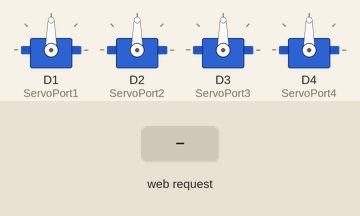
The sketch below on a simulated ESP8266 (NodeMCU). Parts: 4 × servo. Inputs (shaded band) come from the test bench. What the sketch prints to the serial monitor is not drawn.

Above: at 1.4 s.
1.5 s: HTTP request GET /setPOS received
At 2.5 s:
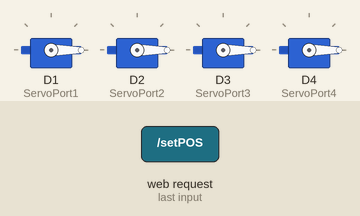
3.0 s: HTTP request GET /setPOS?POS1=120 received
At 3.6 s:
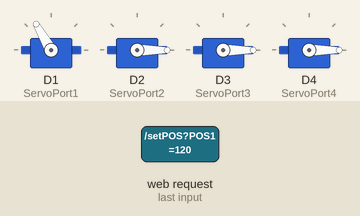
4.5 s: HTTP request GET /setPOS?POS2=120 received
At 4.8 s:
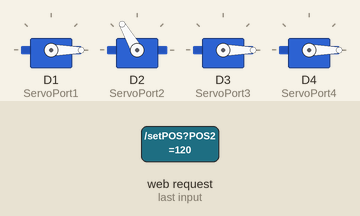
6.0 s: HTTP request GET /setPOS?POS3=120 received
At 7.1 s:
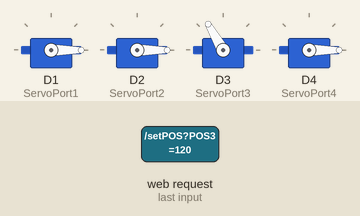
7.5 s: HTTP request GET /setPOS?POS1=120&POS2=120&POS3=120 received
At 8.3 s:
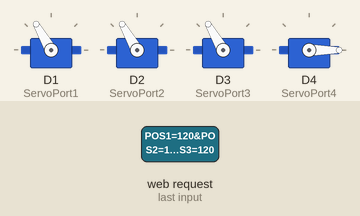
9.0 s: HTTP request GET /setPOS?POS1=0 received
At 9.4 s:
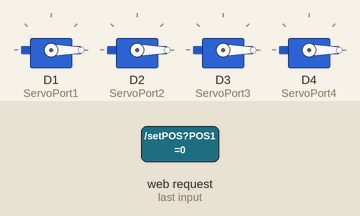
Timing chart, 0 to 11.5 s (numbered marks = the images above; inputs shaded):
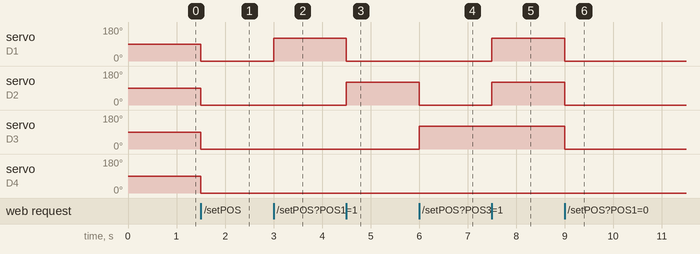

The sketch:

Functions.ino
```cpp
#include <ESP8266WiFi.h>
#include <WiFiClient.h>
#include <ESP8266WebServer.h>
#include <Servo.h>
#include <string>
#include "Web.h"

//defines the pins that the servos are connected to.
#define ServoPort1 D1
#define ServoPort2 D2
#define ServoPort3 D3
#define ServoPort4 D4


//create objects for the servos.
Servo servoRotacao, servoGarra, servoCimaBaixo, servoFrenteTras;
//create an object for the web server.
ESP8266WebServer server(80);

// This function handles requests to the root path.
void handleRoot() {
  // Send the HTML page to the client.
  server.send(200, "text/html", MAIN_page);
}

//handle the position of the servos
void handleServo(){
  String POS1 = server.arg("POS1");
  int pos1 = std::atoi(POS1.c_str());
  servoRotacao.write(pos1);

  String POS2 = server.arg("POS2");
  int pos2 = std::atoi(POS2.c_str());
  servoGarra.write(pos2);

  String POS3 = server.arg("POS3");
  int pos3 = std::atoi(POS3.c_str());
  servoCimaBaixo.write(pos3);

  String POS4 = server.arg("POS4");
  int pos4 = std::atoi(POS4.c_str());
  servoFrenteTras.write(pos4);

  // Wait for 20 milliseconds.
  delay(20);
  // Send a blank response to the client.
  server.send(200, "text/plane","");
}

//Setting up the WiFi network
void setup() {
  // Set the SSID and password for the WiFi network.
  const char* ssid = "TCC2";
  const char* password = "lucascardozo";
  // Initialize the serial port.
  Serial.begin(115200);
  delay(250);

  // Attach the servos to the pins.
  servoRotacao.attach(ServoPort1);
  servoGarra.attach(ServoPort2);
  servoCimaBaixo.attach(ServoPort3);
  servoFrenteTras.attach(ServoPort4);

  // Start the WiFi access point.
  WiFi.softAP(ssid, password);
  // Get the IP address of the access point.
  IPAddress apip = WiFi.softAPIP();

  // Print the SSID and IP address of the access point to the serial port.
  Serial.print("Connect your wifi laptop/mobile phone to this NodeMCU Access Point : ");
  Serial.println(ssid);
  Serial.print("Visit this IP : ");
  Serial.print(apip);
  Serial.println(" in your browser.");

  // Set up the web server.
  server.on("/",handleRoot);
  server.on("/setPOS",handleServo);
  server.begin();
  // Print a message to the serial port to indicate that the HTTP server is started.
  Serial.println("HTTP server started");
}

//This function loops forever and handles requests from the web server.
void loop() {
 server.handleClient();
}
```

Web.h
```cpp
const char MAIN_page[] PROGMEM = R"=====(
<!DOCTYPE html>
<html>
  <head>
    // This meta tag tells the browser to scale the page to fit the width of the device.
    <meta name="viewport" content="width=device-width, initial-scale=1">
    // This meta tag specifies the character encoding for the page.
    <meta charset="UTF-8">
    // This style tag defines the CSS for the page.
    <style>
      h1 {
        //Font and spacing
        font-family: 'Arial', sans-serif;
        font-size: 24px;
        text-align: center;
        //Background and shadow
        background: #f2f2f2;
        display: inline-block;
        padding: 10px;
        border-radius: 5px;
        box-shadow: 0 2px 4px rgba(0, 0, 0, 0.1);
        color: #333;
      }

      body {
        margin: 0;
        padding: 0;
        text-align: center;
        color: #555;
        background: #f9f9f9;
      }

      label {
        display: block;
        margin-top: 20px;
        font-size: 16px;
      }

      input {
        width: 60%;
        padding: 10px;
        border: 2px solid #ddd;
        border-radius: 4px;
        font-size: 14px;
        color: #333;
      }

      input:focus {
        outline: none;
        border-color: #888;
      }

      .value {
        display: inline-block;
        width: 40px;
        text-align: center;
      }

      .arrow {
        display: inline-block;
        width: 20px;
        height: 20px;
        cursor: pointer;
        border: 1px solid black;
        text-align: center;
        line-height: 20px;
        margin-right: 5px;
        position: relative;
        z-index: 2;
        vertical-align: middle;
        margin-top: 20px;
      }

      .open-button,
      .close-button {
        display: inline-block;
        width: 50px;
        height: 20px;
        cursor: pointer;
        border: 1px solid black;
        text-align: center;
        line-height: 18px;
        margin-left: 5px;
        margin-right: 5px;
        position: relative;
        z-index: 2;
        vertical-align: middle;
        margin-top: 20px;
      }

      .button-container {
        display: flex;
        align-items: center;
        justify-content: center;
        margin-top: 20px;
      }

      .button-container .arrow {
        margin-right: 0;
        margin-left: 5px;
      }

      .button-container:first-child .arrow {
        margin-left: 0;
      }

      .button-container label {
        margin-left: 10px;
        margin-right: 10px;
      }

      .button-container:last-child .arrow {
        margin-right: 0;
      }

      .slidecontainer {
        text-align: center;
      }
</style>
  </head>
  <body>


// This h1 tag defines the heading for the page.
<h1>TCC2 - Lucas Martins Cardozo</h1>
<br><br>
<div class="container">
  <div class="leftside wfxc">
    <div class="slidecontainer">
      <div class="button-container">
        <span id="decrement1" class="arrow">&lt;</span>
        <label>&nbsp;Rotação&nbsp;</label>
        <span id="increment1" class="arrow">&gt;</span>
      </div>
      <div>
        <input type="range" min="0" max="180" value="90" id="myRange">
        <span id="value1" class="value"></span>
      </div>
    </div>

    <div class="slidecontainer">
      <div class="button-container">
        <span id="openButton" class="open-button">Abrir</span>
        <label>&nbsp;Garra&nbsp;</label>
        <span id="closeButton" class="close-button">Fechar</span>
      </div>
      <div>
        <input type="range" min="0" max="180" value="90" id="myRange1">
        <span id="value2" class="value"></span>
      </div>
    </div>
  </div>
  <div class="rightside wfxc">
    <div class="slidecontainer">
      <div class="button-container">
        <span id="decrement3" class="arrow">&lt;</span>
        <label>&nbsp;Baixo - Cima&nbsp;</label>
        <span id="increment3" class="arrow">&gt;</span>
      </div>
      <div>
        <input type="range" min="0" max="180" value="90" id="myRange2"/>
        <span id="value3" class="value"></span>
      </div>
    </div>

    <div class="slidecontainer">
      <div class="button-container">
        <span id="decrement4" class="arrow">&lt;</span>
        <label>Trás - Frente</label>
        <span id="increment4" class="arrow">&gt;</span>
      </div>
      <div>
        <input type="range" min="0" max="180" value="90" id="myRange3"/>
        <span id="value4" class="value"></span>
      </div>
    </div>
  </div>
</div>


<script>
  // This function sends the current values of the sliders to the server.
  function sendData(pos1, pos2, pos3, pos4) {
    // Create a new XMLHttpRequest object.
    var xhttp = new XMLHttpRequest();
    // Set up an event listener for when the request is complete.
    xhttp.onreadystatechange = function() {
      if (this.readyState == 4 && this.status == 200) {
        // The request was successful, log the response.
        console.log(this.responseText);
      }
    };
    // Set the request method and the URL.
    xhttp.open("GET", "setPOS?POS1=" + pos1 + "&POS2=" + pos2 + "&POS3=" + pos3 + "&POS4=" + pos4, true);
    // Send the request.
    xhttp.send();
  }

  // These variables stores the initial values of the sliders.
  var s1 = 90;
  var s2 = 90;
  var s3 = 90;
  var s4 = 90;

  var value1 = document.getElementById("value1");
  var value2 = document.getElementById("value2");
  var value3 = document.getElementById("value3");
  var value4 = document.getElementById("value4");

  //Updates the initial values
  value1.textContent = s1 + "°";
  value2.textContent = s2 + "°";
  value3.textContent = s3 + "°";
  value4.textContent = s4 + "°";

  var slider1 = document.getElementById("myRange");
  var slider2 = document.getElementById("myRange1");
  var slider3 = document.getElementById("myRange2");
  var slider4 = document.getElementById("myRange3");

  // This function updates the value of the rotation slider and sends the new value to the server.
  slider1.oninput = function() {
    s1 = slider1.value;
    value1.textContent = s1 + "°"; //Updates the displayed value
    sendData(s1, s2, s3, s4); //Sends the values for processing
  }
  // This function updates the value of the rotation slider and sends the new value to the server.
  slider2.oninput = function() {
    s2 = slider2.value;
    value2.textContent = s2 + "°"; //Updates the displayed value
    sendData(s1, s2, s3, s4); //Sends the values for processing
  }
  // This function updates the value of the rotation slider and sends the new value to the server.
  slider3.oninput = function() {
    s3 = slider3.value;
    value3.textContent = s3 + "°"; //Updates the displayed value
    sendData(s1, s2, s3, s4); //Sends the values for processing
  }
  // This function updates the value of the rotation slider and sends the new value to the server.
  slider4.oninput = function() {
    s4 = slider4.value;
    value4.textContent = s4 + "°"; //Updates the displayed value
    sendData(s1, s2, s3, s4); //Sends the values for processing
  }

  // increment and decrement functions by button
  var increment1 = document.getElementById("increment1");
  var decrement1 = document.getElementById("decrement1");
  var increment3 = document.getElementById("increment3");
  var decrement3 = document.getElementById("decrement3");
  var increment4 = document.getElementById("increment4");
  var decrement4 = document.getElementById("decrement4");

  increment1.onclick = function() {
    // Increment the value of the slider.
    s1 = parseInt(s1) + 10;
    // Make sure the value doesn't go over 180.
    if (s1 > 180) s1 = 180;
    // Update the value displayed on the page.
    slider1.value = s1;
    value1.textContent = s1 + "°";
    // Send the new value to the server.
    sendData(s1, s2, s3, s4);
  }

  decrement1.onclick = function() {
    s1 = parseInt(s1) - 10;
    if (s1 < 0) s1 = 0;
    slider1.value = s1;
    value1.textContent = s1 + "°";
    sendData(s1, s2, s3, s4);
  }

  increment3.onclick = function() {
    s3 = parseInt(s3) + 10;
    if (s3 > 180) s3 = 180;
    slider3.value = s3;
    value3.textContent = s3 + "°";
    sendData(s1, s2, s3, s4);
  }

  decrement3.onclick = function() {
    s3 = parseInt(s3) - 10;
    if (s3 < 0) s3 = 0;
    slider3.value = s3;
    value3.textContent = s3 + "°";
    sendData(s1, s2, s3, s4);
  }

  increment4.onclick = function() {
    s4 = parseInt(s4) + 10;
    if (s4 > 180) s4 = 180;
    slider4.value = s4;
    value4.textContent = s4 + "°";
    sendData(s1, s2, s3, s4);
  }

  decrement4.onclick = function() {
    s4 = parseInt(s4) - 10;
    if (s4 < 0) s4 = 0;
    slider4.value = s4;
    value4.textContent = s4 + "°";
    sendData(s1, s2, s3, s4);
  }

  // Open and close buttons
  var openButton = document.getElementById("openButton");
  var closeButton = document.getElementById("closeButton");

  openButton.onclick = function() {
    s2 = 0;
    slider2.value = s2;
    value2.textContent = s2 + "°";
    sendData(s1, s2, s3, s4);
  }

  closeButton.onclick = function() {
    s2 = 180;
    slider2.value = s2;
    value2.textContent = s2 + "°";
    sendData(s1, s2, s3, s4);
  }
</script>

  </body>
</html>
)=====";
```

Measured:
- after the input at 1.5 s, servo on D1 (ServoPort1), servo on D2 (ServoPort2), servo on D3 (ServoPort3), servo on D4 (ServoPort4): 90° → 0° at once
- after the input at 3.0 s, servo on D1 (ServoPort1): 0° → 120° at once
- after the input at 4.5 s, servo on D1 (ServoPort1): 120° → 0° at once; servo on D2 (ServoPort2): 0° → 120° at once
- after the input at 6.0 s, servo on D2 (ServoPort2): 120° → 0° at once; servo on D3 (ServoPort3): 0° → 120° at once
- after the input at 7.5 s, servo on D1 (ServoPort1), servo on D2 (ServoPort2): 0° → 120° at once
- after the input at 9.0 s, servo on D1 (ServoPort1), servo on D2 (ServoPort2), servo on D3 (ServoPort3): 120° → 0° at once
